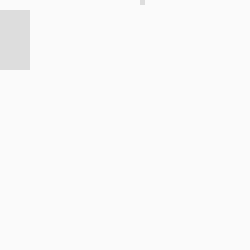
Frame 1 (no input)
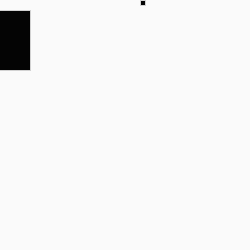
Frame 60 (the mouse pressed at the canvas centre just before this capture)
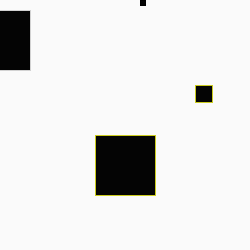
Frame 120 (the mouse held since frame 60 and released just before this capture)

The Processing sketch that drew these frames (run headless with seeded random() and noise(); from frame 60 on, the mouse is pressed at the canvas centre):

// Processing sketch: processing_19444
// ── processing_19444.pde

void setup(){
  size(250,250);
  background(250);
  fill(0,30);
  smooth();
  noStroke();

}

void draw(){
  rect(pmouseX+140, pmouseX,5,5);
  rect(mouseX+70, mouseX-40, 17,17);
    rect(mouseY-30, mouseY+10, 60,60);
  // two grey square lines
    strokeWeight(1);
  stroke(204,204,30);
  rect(mouseX+70, mouseX-40, 17,17);
  // black square line with yellow border


if(mousePressed){
  stroke(204,204,30);
  //colour change of a square when mouse pressed

}

else{
  stroke(random(-50,250));
  //range of colour change of the border around squares
}

}
